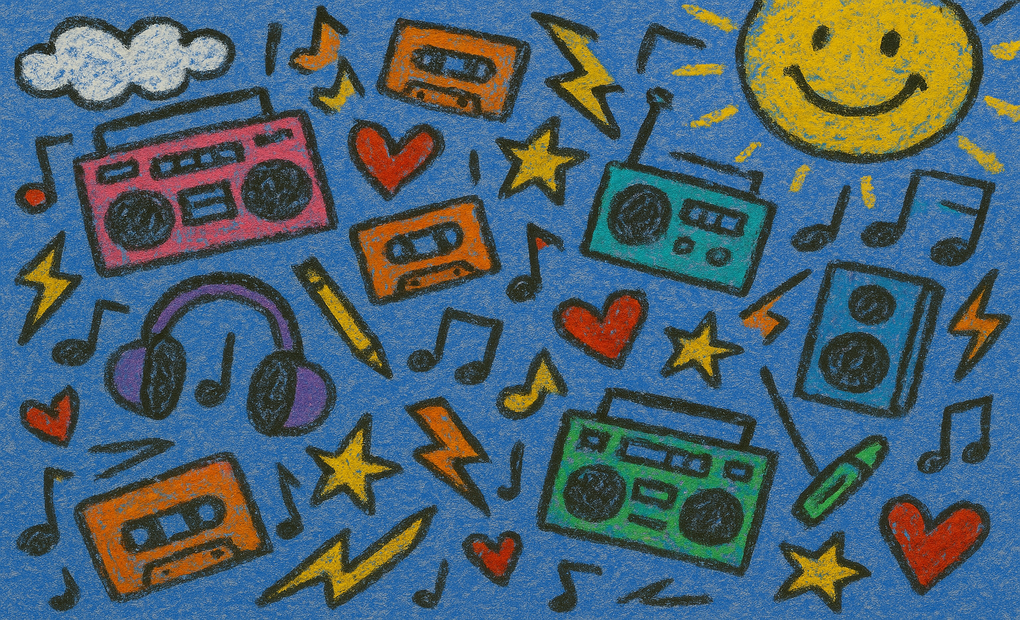
#> input picture resources/background.png, 1020 x 620 px, found by its file name
$ python preview_v4.13.py
#> lines starting #> are read from the running program, lines starting #| are printed output that depends on the picture
"""Generate preview composite matching exactly what the plugin looks like."""
from PIL import Image, ImageDraw
import os

bg = Image.open('/tmp/aether-plugin/resources/background.png').convert('RGBA')
W, H = bg.size
#> W = 1020; H = 620

K = 50
# Exact positions from v4.8 PluginEditor.cpp resized()
KNOB_POSITIONS = {
    'swellsens':     (80, 240),
    'swellattack':   (160, 240),
    'swelldepth':    (240, 240),
    'vinylyear':     (80, 355),
    'vinyldetune':   (160, 355),
    'psycheshimmer': (420, 240),
    'psychespace':   (490, 240),
    'psychemod':     (560, 240),
    'psychewarp':    (630, 240),
    'psychemix':     (700, 240),
    'psychenotches': (770, 240),
    'psychesweep':   (840, 240),
    'lfoshape':      (455, 410),
    'lforate':       (525, 410),
    'lfodepth':      (595, 410),
    'lfosyncrate':   (455, 485),
    'lfophase':      (525, 485),
    'mastermix':     (80, 465),
    'mastergain':    (160, 465),
}

for name, (cx, cy) in KNOB_POSITIONS.items():
    strip_path = f'/tmp/aether-plugin/resources/knob-{name}.png'
    if not os.path.exists(strip_path):
        continue
    strip = Image.open(strip_path).convert('RGBA')
    frame_size = strip.height
    frame = strip.crop((64 * frame_size, 0, 65 * frame_size, frame_size))
    frame = frame.resize((K, K), Image.LANCZOS)
    bg.paste(frame, (cx - K//2, cy - K//2), frame)

# LEDs at v4.8 positions
draw = ImageDraw.Draw(bg)
ledS = 14
leds = [
    (270, 195, (0, 255, 80)),   # swell bypass
    (190, 310, (0, 255, 80)),   # vinyl bypass
    (648, 368, (0, 255, 80)),   # lfo bypass
    (620, 470, (255, 200, 50)), # sync
    (650, 470, (100, 150, 255)), # upbeat (new)
]
# psyche bypass
psycheStart, psycheGap = 420, 70
px = psycheStart + psycheGap*6 + K//2 + 8
leds.append((px, 195, (0, 255, 80)))

for lx, ly, color in leds:
    draw.ellipse([lx-ledS//2, ly-ledS//2, lx+ledS//2, ly+ledS//2],
                 fill=color, outline=(30,30,30))

# LFO display pocket
draw.rounded_rectangle([670, 393, 800, 508], radius=4, fill=(15,15,15), outline=(40,40,40))
# Waveform (sine)
import math
pts = []
for i in range(100):
    t = i / 99.0
    x = 678 + t * 114
    y = 430 - math.sin(t * 4 * math.pi) * 20
    pts.append((x, y))
draw.line(pts, fill=(255, 96, 48), width=2)
# Labels
draw.text((720, 460), "Sine", fill=(255, 96, 48))
draw.text((715, 478), "2.0 Hz", fill=(255, 96, 48, 180))

# Portrait frame (bottom right)
portrait_path = '/tmp/aether-art/austin-portrait-square.jpg'
if os.path.exists(portrait_path):
    port = Image.open(portrait_path).convert('RGBA').resize((100, 100), Image.LANCZOS)
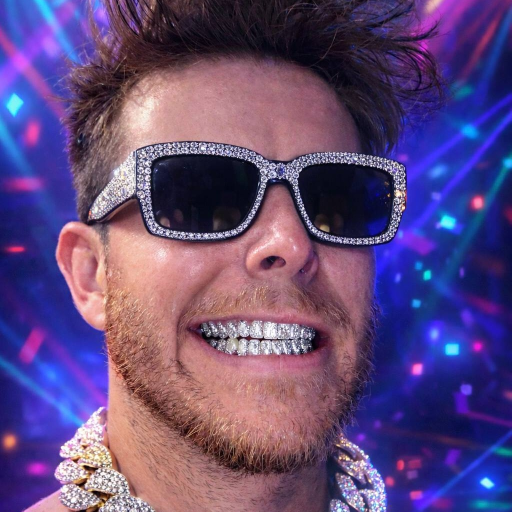
#> input picture art/assets/austin-portrait-square.jpg, 1023 x 1023 px, found by its file name (shown at 1/2 size)
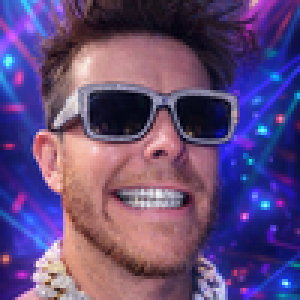
#> port: PIL image 100x100 RGBA (shown 3 times larger); mean R, G, B, A 98.6, 74.6, 123.1, 255
    bg.paste(port, (880, 480))
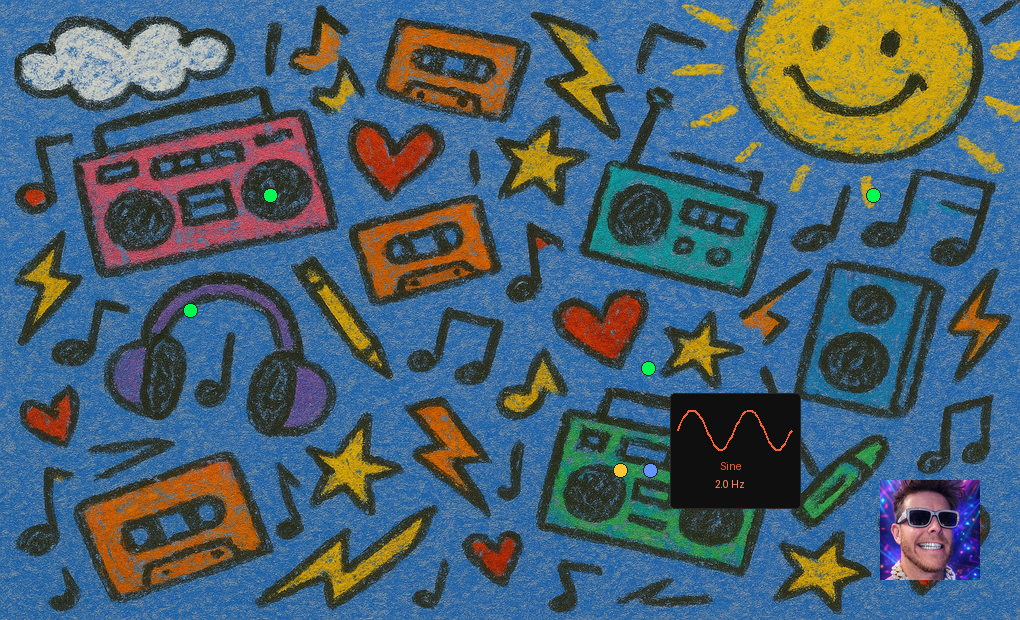
#> bg: PIL image 1020x620 RGBA; mean R, G, B, A 74.1, 96.9, 111.3, 255; transparent parts drawn white

out = '/tmp/aether-art/preview_v4.13.png'
bg.save(out)
print(f"Saved: {out}")
